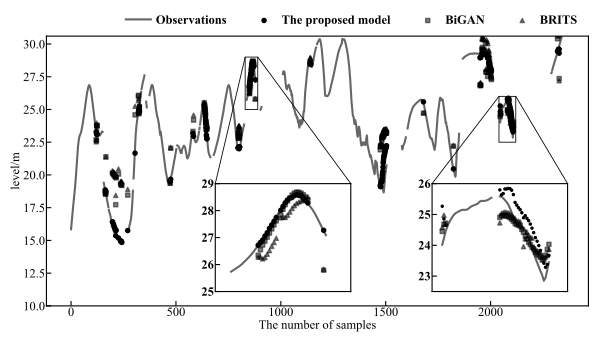

Python code for this plot:
import numpy as np
import matplotlib.pyplot as plt
from mpl_toolkits.axes_grid1.inset_locator import mark_inset
from mpl_toolkits.axes_grid1.inset_locator import inset_axes

config = {
    'figure.figsize': [3.2, 3.2],
    'font.family': 'sans-serif',
    'font.sans-serif': 'Times New Roman',
    'font.size': 9,
    'mathtext.fontset': 'stix',
    'font.weight': '700',
    'axes.labelpad': 1,
    'xaxis.labellocation': 'center',
    'yaxis.labellocation': 'center',
    'xtick.major.pad': 1,
    'ytick.major.pad': 1,
    'legend.frameon': False,
    'legend.labelspacing': 0.1,
    'legend.handletextpad': 0.4,
    'legend.loc': 'upper right',
    'legend.edgecolor': '1',
    'xtick.direction': 'in',
    'ytick.direction': 'in',
    'axes.unicode_minus': False,
}
plt.rcParams.update(config)

font = {'family': 'Times New Roman',
         'weight': 'regular',
         'style': 'normal',
         'size': 9,
         }

font1 = {'family': 'Times New Roman',
         'weight': 'regular',
         'style': 'normal',
         'size': 9}

# Load prediction and ground truth
dir = '/home/oklbuy/PycharmProjects/spin/spin/datasets/'
grin_hat = np.load(dir + 'grin_hat.npy')
bigan_hat = np.load(dir + 'bigan_hat.npy')
brits_hat = np.load(dir + 'brits_hat.npy')
y_true = np.load(dir + 'y_true.npy')
mask = np.load(dir + 'mask.npy')

fig, ax = plt.subplots(1, 1, figsize=[7, 3.5])
plt.xticks(fontproperties=font)
plt.yticks(fontproperties=font)
sensor = 10

# Deep learning methods plot
x = np.arange(0, len(y_true[:, sensor]))
ax.plot(x, y_true[:, sensor], label='Observations', color='black', alpha=0.6)
ax.scatter(np.where(mask[:, sensor] == 1)[0], grin_hat[mask[:, sensor].astype('bool'), sensor],
           label='The proposed model', marker='.', color='black')
ax.scatter(np.where(mask[:, sensor] == 1)[0], bigan_hat[mask[:, sensor].astype('bool'), sensor],
           label='BiGAN', marker='s', s=9, color='black', alpha=0.5)
ax.scatter(np.where(mask[:, sensor] == 1)[0], brits_hat[mask[:, sensor].astype('bool'), sensor],
           label='BRITS', marker='^', s=9, color='black', alpha=0.5)
ax.set_ylim(10.0, 30.6)
ax.set_xlabel('The number of samples', font=font1, rotation=0), ax.set_ylabel('level/m', font=font1, rotation=90)
ax.legend(bbox_to_anchor=(0, 1.02, 1, 0.1), ncol=4)

# 嵌入绘制局部放大图的坐标系
axins1 = inset_axes(ax, width="25%", height="40%", loc='lower left', bbox_to_anchor=(0.3, 0.03, 1, 1),
                   bbox_transform=ax.transAxes)
axins1.xaxis.set_major_locator(plt.NullLocator())

# 在子坐标系中绘制原始数据
axins1.plot(x, y_true[:, sensor], label='Observations', color='black', alpha=0.6)
axins1.scatter(np.where(mask[:, sensor] == 1)[0], grin_hat[mask[:, sensor].astype('bool'), sensor],
           label='The proposed model', marker='.', color='black')
axins1.scatter(np.where(mask[:, sensor] == 1)[0], bigan_hat[mask[:, sensor].astype('bool'), sensor],
           label='BiGAN', marker='s', s=9, color='black', alpha=0.5)
axins1.scatter(np.where(mask[:, sensor] == 1)[0], brits_hat[mask[:, sensor].astype('bool'), sensor],
           label='BRITS', marker='^', s=9, color='black', alpha=0.5)

# X轴的显示范围
xlim0 = 830
xlim1 = 890

# Y轴的显示范围
ylim0 = 25
ylim1 = 29

# 调整子坐标系的显示范围
axins1.set_xlim(xlim0, xlim1)
axins1.set_ylim(ylim0, ylim1)

# loc1 loc2: 坐标系的四个角
# 1 (右上) 2 (左上) 3(左下) 4(右下)
mark_inset(ax, axins1, loc1=2, loc2=1, fc="none", ec='k', lw=0.6)

# 嵌入绘制局部放大图的坐标系
axins2 = inset_axes(ax, width="25%", height="40%", loc='lower left', bbox_to_anchor=(0.7, 0.03, 1, 1),
                   bbox_transform=ax.transAxes)
axins2.xaxis.set_major_locator(plt.NullLocator())

# 在子坐标系中绘制原始数据
axins2.plot(x, y_true[:, sensor], label='Observations', color='black', alpha=0.6)
axins2.scatter(np.where(mask[:, sensor] == 1)[0], grin_hat[mask[:, sensor].astype('bool'), sensor],
           label='The proposed model', marker='.', s=9, color='black')
axins2.scatter(np.where(mask[:, sensor] == 1)[0], bigan_hat[mask[:, sensor].astype('bool'), sensor],
           label='BiGAN', marker='s', s=9, color='black', alpha=0.5)
axins2.scatter(np.where(mask[:, sensor] == 1)[0], brits_hat[mask[:, sensor].astype('bool'), sensor],
           label='BRITS', marker='^', s=9, color='black', alpha=0.5)

# X轴的显示范围
xlim0 = 2040
xlim1 = 2120

# Y轴的显示范围
ylim0 = 22.5
ylim1 = 26

# 调整子坐标系的显示范围
axins2.set_xlim(xlim0, xlim1)
axins2.set_ylim(ylim0, ylim1)

# loc1 loc2: 坐标系的四个角
# 1 (右上) 2 (左上) 3(左下) 4(右下)
mark_inset(ax, axins2, loc1=2, loc2=1, fc="none", ec='k', lw=0.6)

plt.savefig('./inset.pdf', dpi=300, bbox_inches='tight')

# 显示
plt.show()

pass
